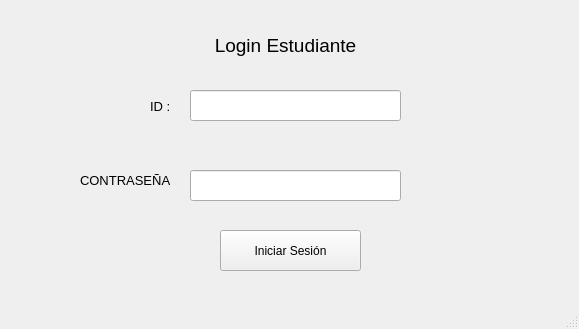
<?xml version="1.0" encoding="UTF-8"?>
<ui version="4.0">
 <class>MainWindow</class>
 <widget class="QMainWindow" name="MainWindow">
  <property name="geometry">
   <rect>
    <x>0</x>
    <y>0</y>
    <width>579</width>
    <height>329</height>
   </rect>
  </property>
  <property name="windowTitle">
   <string>MainWindow</string>
  </property>
  <widget class="QWidget" name="centralwidget">
   <widget class="QLabel" name="label">
    <property name="geometry">
     <rect>
      <x>210</x>
      <y>20</y>
      <width>151</width>
      <height>51</height>
     </rect>
    </property>
    <property name="font">
     <font>
      <pointsize>14</pointsize>
     </font>
    </property>
    <property name="text">
     <string>Login Estudiante</string>
    </property>
    <property name="alignment">
     <set>Qt::AlignCenter</set>
    </property>
   </widget>
   <widget class="QLabel" name="label_2">
    <property name="geometry">
     <rect>
      <x>150</x>
      <y>100</y>
      <width>47</width>
      <height>13</height>
     </rect>
    </property>
    <property name="font">
     <font>
      <pointsize>10</pointsize>
     </font>
    </property>
    <property name="text">
     <string>ID :</string>
    </property>
   </widget>
   <widget class="QLabel" name="label_3">
    <property name="geometry">
     <rect>
      <x>80</x>
      <y>170</y>
      <width>91</width>
      <height>21</height>
     </rect>
    </property>
    <property name="font">
     <font>
      <pointsize>10</pointsize>
     </font>
    </property>
    <property name="text">
     <string>CONTRASEÑA :</string>
    </property>
   </widget>
   <widget class="QPushButton" name="pushButton">
    <property name="geometry">
     <rect>
      <x>220</x>
      <y>230</y>
      <width>141</width>
      <height>41</height>
     </rect>
    </property>
    <property name="text">
     <string>Iniciar Sesión</string>
    </property>
   </widget>
   <widget class="QLineEdit" name="lineEdit">
    <property name="geometry">
     <rect>
      <x>190</x>
      <y>170</y>
      <width>211</width>
      <height>31</height>
     </rect>
    </property>
   </widget>
   <widget class="QLineEdit" name="lineEdit_2">
    <property name="geometry">
     <rect>
      <x>190</x>
      <y>90</y>
      <width>211</width>
      <height>31</height>
     </rect>
    </property>
   </widget>
  </widget>
  <widget class="QMenuBar" name="menubar">
   <property name="geometry">
    <rect>
     <x>0</x>
     <y>0</y>
     <width>579</width>
     <height>21</height>
    </rect>
   </property>
  </widget>
  <widget class="QStatusBar" name="statusbar"/>
 </widget>
 <resources/>
 <connections/>
</ui>
